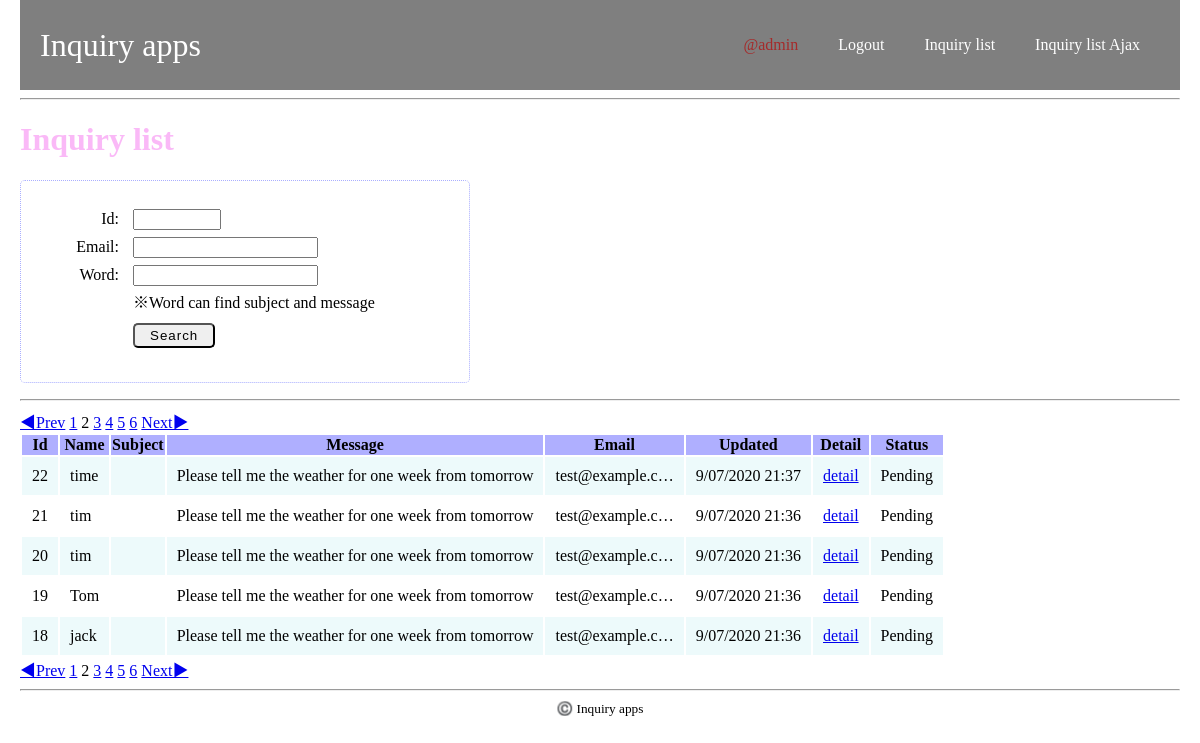
The app's page /inquiry/list/?email=&page=2 (signed in), older data.
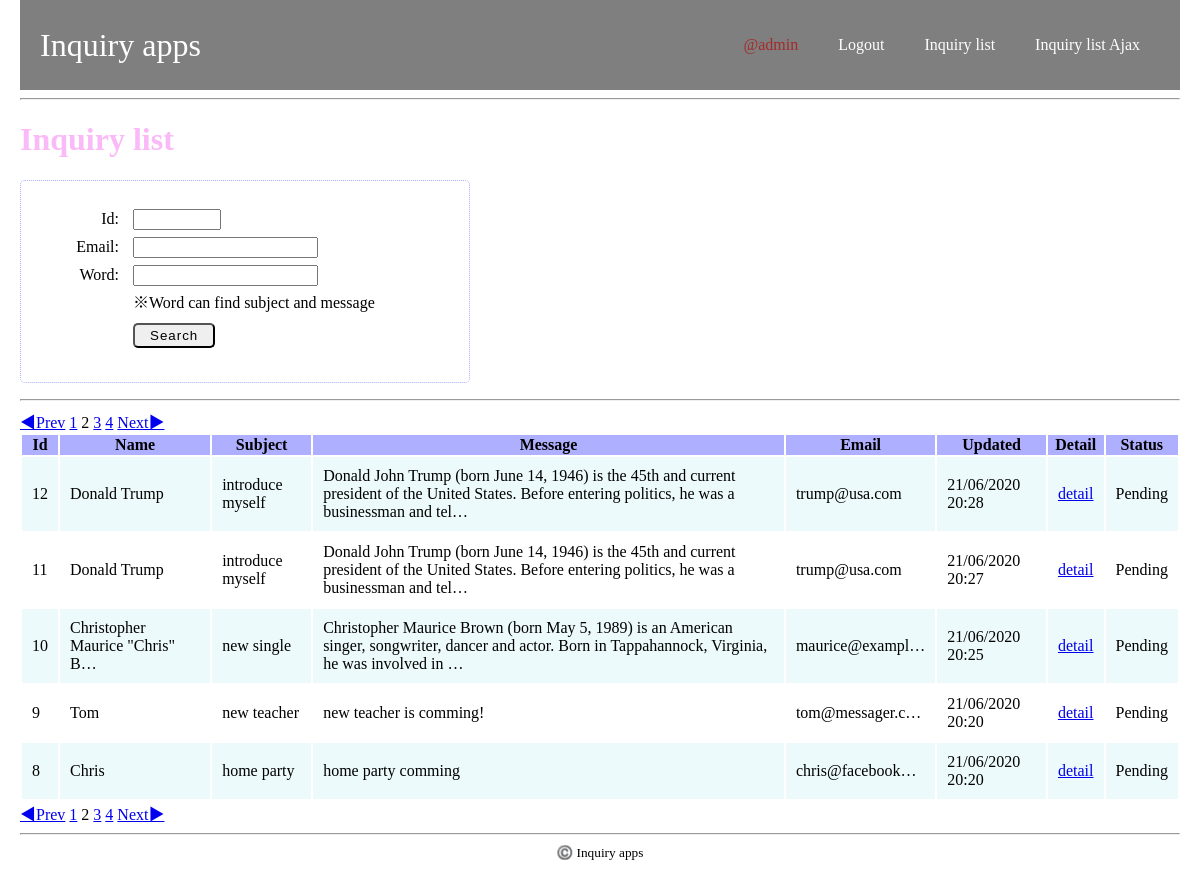
The same page, newer data.
### inquiry_apps/models.py (models this page shows, shortened)
class Inquiry(models.Model):
    class Meta:
        db_table = 'inquiry'
    name = models.CharField(verbose_name='name',
                                max_length=255)
    subject = models.CharField(verbose_name='subject',
                                max_length=255)
    message = models.CharField(verbose_name='message',
                                max_length=500)
    email = models.EmailField(verbose_name='email')
    created_at = models.DateTimeField(verbose_name='created_at',
                                        auto_now_add=True)
    updated_at = models.DateTimeField(verbose_name='updated_at',
                                        auto_now_add=True)
    inquiry_status = models.IntegerField(
        verbose_name='inquiry_status',
        choices=InquiryStatus.INQUIRY_STATUS_CHOICES,
        default=0
    )
    def inquiry_status_as_str(self):
        inquiry_status_as_str = InquiryStatus.status_as_str(self.inquiry_status)
        return inquiry_status_as_str

### inquiry_apps/views.py (the view)
# urls.py: path('inquiry/list/', views.inquiry_list, name='inquiry_list'),
@login_required(login_url='/inquiry/login/')
@require_http_methods(['GET'])
def inquiry_list(request):
    qs = Inquiry.objects.order_by('-updated_at')
    form = InquiryFindForm(request.GET)
    if not form.is_valid():
        return render(request, 'inquiry_apps/inquiry_list.html', {'form': form})
    if form.is_valid():
        id_int = form.cleaned_data['id']
        email_str = form.cleaned_data['email']
        page_int = form.cleaned_data['page']
        word_str = form.cleaned_data['word']
    if email_str is not None:
        qs = qs.filter(email__contains=email_str)
    if id_int is not None:
        qs = qs.filter(id=id_int)
    if word_str is not None:
        qs = qs.filter(Q(subject__contains=word_str) |
                        Q(message__contains=word_str))
    next_page_href = _some_page_href(id_int, email_str, page_int+1, word_str)
    prev_page_href = _some_page_href(id_int, email_str, page_int-1, word_str)
    paginator = Paginator(qs, 5)
    try:
        inquiries_page = paginator.page(page_int)
    except EmptyPage:
        raise Http404('Page does not exist')
    context = {
        'form': form,
        'inquiries_page': inquiries_page,
        'search_email': email_str,
        'next_page_href': next_page_href,
        'prev_page_href': prev_page_href,
    }
    template = loader.get_template('inquiry_apps/inquiry_list.html')
    return HttpResponse(template.render(context, request))

### inquiry_apps/forms.py
class InquiryFindForm(forms.Form):
    id = forms.IntegerField(required=False,
                                min_value=1,
                                max_value=100000)
    email = forms.CharField(required=False,
                                max_length=255)
    page = forms.IntegerField(required=False,
                                max_value=10000,
                                min_value=1,)
    word = forms.CharField(required=False,
                            max_length=1000)
    def clean(self):
        cleaned_data = super().clean()
        return cleaned_data
    def clean_id(self):
        find_id = self.cleaned_data['id']
        return find_id
    def clean_email(self):
        email = self.cleaned_data['email']
        return email
    def clean_page(self):
        page =self.cleaned_data['page']
        if page == None:
            page = 1
        return page
    def clean_word(self):
        word = self.cleaned_data['word']
        return word

### inquiry_apps/templates/inquiry_apps/inquiry_list.html (shortened to what this page needs)
{% extends 'inquiry_apps/base.html' %}
{% block content %}
<h1>Inquiry list</h1>
<form method="get">
    <ul class="search_inquiry_form">
        <li>
            <label for="id">Id:</label>
            <span class="input_field">{{ form.id }}{{ form.id.errors }}</span>
        </li>
        <li>
            <label for="">Email:</label>
            <span class="input_field">{{ form.email }}{{ form.email.erros }}</span>
        </li>
        <li>
            <label for="">Word:</label>
            <span class="input_field">{{ form.word }}{{ form.word.erros }}</span>
        </li>
        <li>
            <span>※Word can find subject and message</span>
        </li>
        <li>
            <button type="submit" class="btn">Search</button>
        </li>
    </ul>
</form>
<hr>
{% if inquiries_page.has_previous %}
<a href="{{ prev_page_href }}">◀︎Prev</a>
{% endif %}
{% for num in inquiries_page.paginator.page_range %}
{% if inquiries_page.number == num %}
<span>{{ num }}</span>
{% else %}
<a href="?email={{ search_email }}&page={{ num }}">{{ num }}</a>
{% endif %}
{% endfor %}
{% if inquiries_page.has_next %}
<a href="{{ next_page_href }}">Next▶︎</a>
{% endif %}
<table class="inquiry_list_table">
    <thead>
        <tr>
            <th>Id</th>
            <th>Name</th>
            <th>Subject</th>
            <th>Message</th>
            <th>Email</th>
            <th>Updated</th>
            <th>Detail</th>
            <th>Status</th>
        </tr>
    </thead>
    <tbody>
        {% for inquiry in inquiries_page %}
        <tr>
            <td>{{ inquiry.id }}</td>
            <td><div class="container"><span>Name</span><span>{{ inquiry.name|truncatechars:30 }}</span></div></td>
            <td><div class="container"><span>Subject</span><span>{{ inquiry.subject|truncatechars:100 }}</span></div></td>
            <td><div class="container"><span>Message</span><span>{{ inquiry.message|truncatechars:150 }}</span></div></td>
            <td><div class="container"><span>Email</span><span>{{ inquiry.email|truncatechars:15 }}</span></div></td>
            <td><div class="container"><span>Updated</span><span>{{ inquiry.updated_at|date:"j/m/Y H:i " }}</span></div></td>
            <td><div class="container"><span>Detail</span><span><a href="{% url 'inquiry_apps:comment_list' inquiry.id %}">detail</a></span></div></td>
            <td><div class="container"><span>Status</span><span>{{ inquiry.inquiry_status_as_str }}</span></div></td>
        </tr>
        {% endfor %}
    </tbody>
</table>
{% if inquiries_page.has_previous %}
<a href="{{ prev_page_href }}">◀︎Prev</a>
{% endif %}
{% for num in inquiries_page.paginator.page_range %}
{% if inquiries_page.number == num %}
<span>{{ num }}</span>
{% else %}
<a href="?email={{ search_email }}&page={{ num }}">{{ num }}</a>
{% endif %}
{% endfor %}
{% if inquiries_page.has_next %}
<a href="{{ next_page_href }}">Next▶︎</a>
{% endif %}
{% endblock %}

Row changes from the older to the newer data that the page shows:
removed Inquiry: id "22", name "time", message "Please tell me the weather for one week from tomorrow", email "test@example.c…", updated_at "9/07/2020 21:37", inquiry_status_as_str "Pending"
removed Inquiry: id "21", name "tim", message "Please tell me the weather for one week from tomorrow", email "test@example.c…", updated_at "9/07/2020 21:36", inquiry_status_as_str "Pending"
removed Inquiry: id "20", name "tim", message "Please tell me the weather for one week from tomorrow", email "test@example.c…", updated_at "9/07/2020 21:36", inquiry_status_as_str "Pending"
removed Inquiry: id "19", name "Tom", message "Please tell me the weather for one week from tomorrow", email "test@example.c…", updated_at "9/07/2020 21:36", inquiry_status_as_str "Pending"
removed Inquiry: id "18", name "jack", message "Please tell me the weather for one week from tomorrow", email "test@example.c…", updated_at "9/07/2020 21:36", inquiry_status_as_str "Pending"
now on this page (row unchanged): Inquiry: id "12", name "Donald Trump", subject "introduce myself", message "Donald John Trump (born June 14, 1946) is the 45th and current president of the United States. Before entering politics, he was a businessman and tel…", email "trump@usa.com", updated_at "21/06/2020 20:28", inquiry_status_as_str "Pending"
now on this page (row unchanged): Inquiry: id "11", name "Donald Trump", subject "introduce myself", message "Donald John Trump (born June 14, 1946) is the 45th and current president of the United States. Before entering politics, he was a businessman and tel…", email "trump@usa.com", updated_at "21/06/2020 20:27", inquiry_status_as_str "Pending"
now on this page (row unchanged): Inquiry: id "10", name "Christopher Maurice \"Chris\" B…", subject "new single", message "Christopher Maurice Brown (born May 5, 1989) is an American singer, songwriter, dancer and actor. Born in Tappahannock, Virginia, he was involved in …", email "maurice@exampl…", updated_at "21/06/2020 20:25", inquiry_status_as_str "Pending"
now on this page (row unchanged): Inquiry: id "9", name "Tom", subject "new teacher", message "new teacher is comming!", email "tom@messager.c…", updated_at "21/06/2020 20:20", inquiry_status_as_str "Pending"
now on this page (row unchanged): Inquiry: id "8", name "Chris", subject "home party", message "home party comming", email "chris@facebook…", updated_at "21/06/2020 20:20", inquiry_status_as_str "Pending"
Text that changed along with them:
list line gone: "5"
list line gone: "6"
